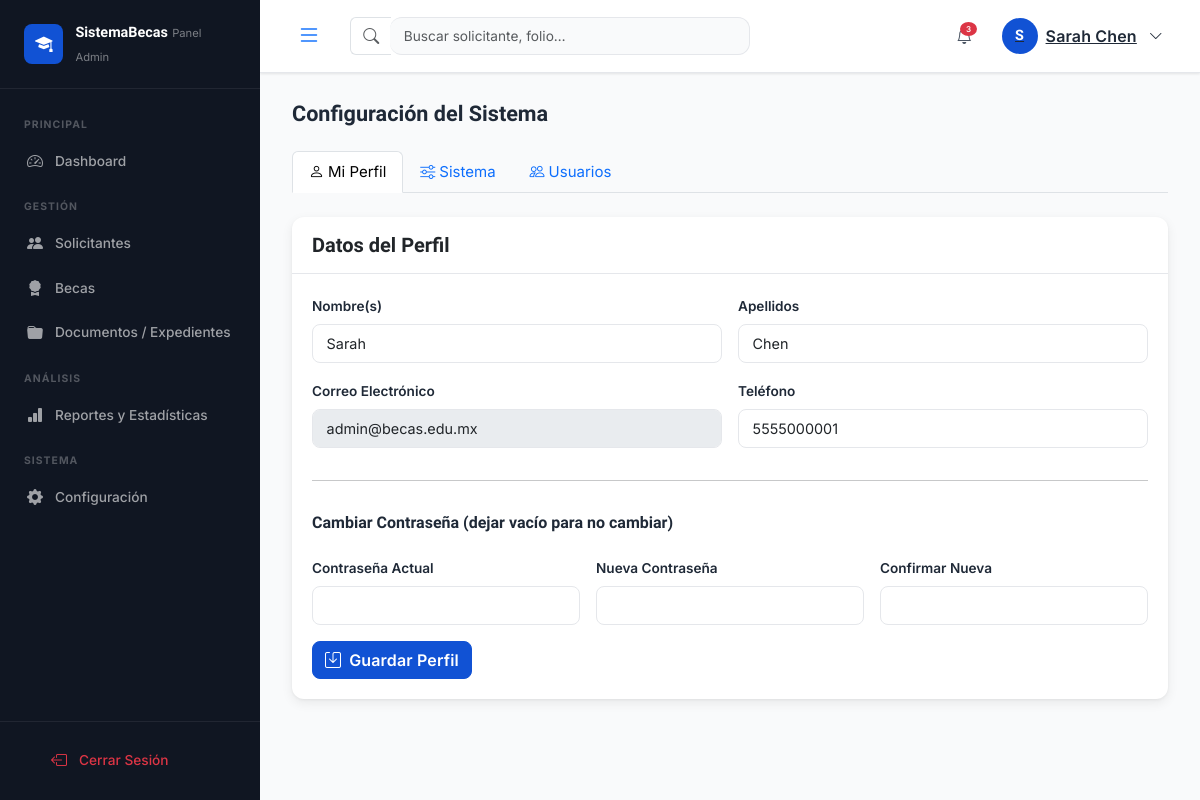
The app's page /index.php?c=admin&a=configuracion (signed in) with its own data.
### tables this page shows
CREATE TABLE IF NOT EXISTS `usuarios` (
    `id`                INT UNSIGNED    NOT NULL AUTO_INCREMENT,
    `rol_id`            TINYINT UNSIGNED NOT NULL DEFAULT 2,
    `nombre`            VARCHAR(100)    NOT NULL,
    `apellidos`         VARCHAR(100)    NOT NULL,
    `email`             VARCHAR(150)    NOT NULL,
    `password_hash`     VARCHAR(255)    NOT NULL,
    `curp`              CHAR(18)        DEFAULT NULL,
    `telefono`          VARCHAR(20)     DEFAULT NULL,
    `fecha_nacimiento`  DATE            DEFAULT NULL,
    `genero`            ENUM('M','F','Otro') DEFAULT NULL,
    `activo`            TINYINT(1)      NOT NULL DEFAULT 1,
    `ultimo_acceso`     DATETIME        DEFAULT NULL,
    `token_reset`       VARCHAR(100)    DEFAULT NULL,
    `token_expira`      DATETIME        DEFAULT NULL,
    `avatar`            VARCHAR(255)    DEFAULT NULL,
    `created_at`        DATETIME        NOT NULL DEFAULT CURRENT_TIMESTAMP,
    `updated_at`        DATETIME        NOT NULL DEFAULT CURRENT_TIMESTAMP ON UPDATE CURRENT_TIMESTAMP,
    PRIMARY KEY (`id`),
    UNIQUE KEY `uq_usuarios_email` (`email`),
    UNIQUE KEY `uq_usuarios_curp`  (`curp`),
    KEY `fk_usuarios_rol` (`rol_id`),
    CONSTRAINT `fk_usuarios_rol` FOREIGN KEY (`rol_id`) REFERENCES `roles` (`id`)
);

### controllers/Controller.php (called while the page is built, shortened)
<?php
require_once dirname(__DIR__) . '/includes/Session.php';
require_once dirname(__DIR__) . '/includes/helpers.php';
abstract class Controller
{
    protected array $data = [];
    protected function render(string $view, array $data = []): void
    {
        $data = array_merge($this->data, $data);
        extract($data, EXTR_SKIP);
        $viewFile = dirname(__DIR__) . "/views/{$view}.php";
        require $viewFile;
    }
}

### controllers/AdminController.php (called while the page is built, shortened)
<?php
require_once __DIR__ . '/Controller.php';
class AdminController extends Controller
{
    private UsuarioModel   $usuarioModel;
    public function __construct()
    {
        $this->usuarioModel   = new UsuarioModel();
    }
    public function configuracion(): void
    {
        $db     = Database::getInstance();
        $config = $db->query('SELECT * FROM configuracion_sistema ORDER BY grupo, clave')->fetchAll();
        $configMap = [];
        foreach ($config as $c) {
            $configMap[$c['clave']] = $c['valor'];
        }
        $adminId = Session::get('user_id');
        $perfil  = $this->usuarioModel->find($adminId);
        $usuarios = $db->query(
            'SELECT id, nombre, apellidos, email, rol_id, activo, ultimo_acceso FROM usuarios ORDER BY rol_id, nombre'
        )->fetchAll();
        $this->render('admin/configuracion', [
            'title'    => 'Configuración del Sistema',
            'config'   => $configMap,
            'perfil'   => $perfil,
            'usuarios' => $usuarios,
            'flash'    => Session::getFlash('success'),
            'error'    => Session::getFlash('error'),
        ]);
    }
}

### index.php (called while the page is built, shortened)
<?php
require_once __DIR__ . '/includes/Database.php';
require_once __DIR__ . '/includes/Session.php';
require_once __DIR__ . '/includes/helpers.php';
$controllerName = strtolower($_GET['c'] ?? 'auth');
$actionName     = $_GET['a'] ?? '';
$controllerRoutes = $routes[$controllerName];
$route = $controllerRoutes[$actionName] ?? $controllerRoutes[''] ?? null;
$controller      = new $controllerClass();
$isPost = $_SERVER['REQUEST_METHOD'] === 'POST';
$method = ($isPost && isset($route['post'])) ? $route['post'] : $route['method'];
$controller->$method();

### includes/Database.php (called while the page is built, shortened)
<?php
class Database
{
    private static ?Database $instance = null;
    private PDO $pdo;
    private function __construct()
    {
        $dsn = sprintf(
            'mysql:host=%s;port=%d;dbname=%s;charset=%s',
            DB_HOST, DB_PORT, DB_NAME, DB_CHARSET
        );
        $options = [
            PDO::ATTR_ERRMODE            => PDO::ERRMODE_EXCEPTION,
            PDO::ATTR_DEFAULT_FETCH_MODE => PDO::FETCH_ASSOC,
            PDO::ATTR_EMULATE_PREPARES   => false,
        ];
        try {
            $this->pdo = new PDO($dsn, DB_USER, DB_PASS, $options);
        } catch (PDOException $e) {
            error_log('DB Connection error: ' . $e->getMessage());
            die(json_encode([
                'success' => false,
                'message' => 'Error de conexión a la base de datos. Por favor contacte al administrador.'
            ]));
        }
    }
    public static function getInstance(): Database
    {
        if (self::$instance === null) {
            self::$instance = new self();
        }
        return self::$instance;
    }
    public function query(string $sql, array $params = []): PDOStatement
    {
        $stmt = $this->pdo->prepare($sql);
        $stmt->execute($params);
        return $stmt;
    }
}

### includes/Session.php (called while the page is built, shortened)
<?php
class Session
{
    public static function get(string $key, $default = null)
    {
        return $_SESSION[$key] ?? $default;
    }
}

### models/Model.php (called while the page is built, shortened)
<?php
require_once dirname(__DIR__) . '/includes/Database.php';
abstract class Model
{
    protected Database $db;
    protected string $table    = '';
    protected string $primaryKey = 'id';
    public function __construct()
    {
        $this->db = Database::getInstance();
    }
    public function find(int $id): ?array
    {
        $stmt = $this->db->query(
            "SELECT * FROM `{$this->table}` WHERE `{$this->primaryKey}` = ? LIMIT 1",
            [$id]
        );
        $row = $stmt->fetch();
        return $row ?: null;
    }
}

### includes/helpers.php (called while the page is built, shortened)
<?php
function e(string $str): string
{
    return htmlspecialchars($str, ENT_QUOTES | ENT_SUBSTITUTE, 'UTF-8');
}

### views/admin/configuracion.php (the view, shortened to what this page needs)
<?php
require_once BASE_PATH . '/includes/partials/head.php';
?>
<div class="admin-container">
    <?php require_once BASE_PATH . '/includes/partials/sidebar_admin.php'; ?>
    <div class="admin-main">
        <?php require_once BASE_PATH . '/includes/partials/topbar_admin.php'; ?>
        <div class="admin-content">
            <div class="page-header mb-4">
                <h2 class="page-title">Configuración del Sistema</h2>
            </div>
            <ul class="nav nav-tabs mb-4" id="configTabs">
                <li class="nav-item">
                    <a class="nav-link active" data-bs-toggle="tab" href="#tabPerfil">
                        <i class="bi bi-person me-1"></i>Mi Perfil
                    </a>
                </li>
                <li class="nav-item">
                    <a class="nav-link" data-bs-toggle="tab" href="#tabSistema">
                        <i class="bi bi-sliders me-1"></i>Sistema
                    </a>
                </li>
                <li class="nav-item">
                    <a class="nav-link" data-bs-toggle="tab" href="#tabUsuarios">
                        <i class="bi bi-people me-1"></i>Usuarios
                    </a>
                </li>
            </ul>
            <div class="tab-content">
                <div class="tab-pane fade show active" id="tabPerfil">
                    <div class="card card-shadow">
                        <div class="card-header"><h5 class="card-title mb-0">Datos del Perfil</h5></div>
                        <div class="card-body">
                            <form method="POST" action="<?= BASE_URL ?>/index.php?c=admin&a=guardarPerfil">
                                <div class="row g-3">
                                    <div class="col-md-6">
                                        <label class="form-label fw-semibold">Nombre(s)</label>
                                        <input type="text" name="nombre" class="form-control"
                                               value="<?= e($perfil['nombre'] ?? '') ?>" required>
                                    </div>
                                    <div class="col-md-6">
                                        <label class="form-label fw-semibold">Apellidos</label>
                                        <input type="text" name="apellidos" class="form-control"
                                               value="<?= e($perfil['apellidos'] ?? '') ?>">
                                    </div>
                                    <div class="col-md-6">
                                        <label class="form-label fw-semibold">Correo Electrónico</label>
                                        <input type="email" class="form-control" disabled
                                               value="<?= e($perfil['email'] ?? '') ?>">
                                    </div>
                                    <div class="col-md-6">
                                        <label class="form-label fw-semibold">Teléfono</label>
                                        <input type="tel" name="telefono" class="form-control"
                                               value="<?= e($perfil['telefono'] ?? '') ?>">
                                    </div>
                                    <div class="col-12"><hr></div>
                                    <div class="col-12">
                                        <h6 class="fw-semibold">Cambiar Contraseña (dejar vacío para no cambiar)</h6>
                                    </div>
                                    <div class="col-md-4">
                                        <label class="form-label">Contraseña Actual</label>
                                        <input type="password" name="password_actual" class="form-control">
                                    </div>
                                    <div class="col-md-4">
                                        <label class="form-label">Nueva Contraseña</label>
                                        <input type="password" name="password_nueva" class="form-control" minlength="8">
                                    </div>
                                    <div class="col-md-4">
                                        <label class="form-label">Confirmar Nueva</label>
                                        <input type="password" name="password_confirmar" class="form-control">
                                    </div>
                                    <div class="col-12">
                                        <button type="submit" class="btn btn-primary">
                                            <i class="bi bi-save me-2"></i>Guardar Perfil
                                        </button>
                                    </div>
                                </div>
                            </form>
                        </div>
                    </div>
                </div>
            </div>
        </div>
    </div>
</div>
<?php require_once BASE_PATH . '/includes/partials/footer_scripts.php'; ?>

### assets/css/style.css (style rules this page uses)
:root { --primary: #1152d4; --primary-dark: #0d3b9e; --primary-light: #e8efff; --accent: #d9531e; --accent-dark: #b84418; --accent-light: #fff3ec; --text-dark: #1f2937; --text-muted: #4b5563; --text-subtle: #94a3b8; --border: #e5e7eb; --bg: #f9fafb; --bg-card: #ffffff; --sidebar-bg: #101622; --sidebar-w: 260px; --shadow-sm: 0 1px 3px rgba(0,0,0,.06), 0 1px 2px rgba(0,0,0,.04); --shadow: 0 4px 12px rgba(0,0,0,.07), 0 1px 3px rgba(0,0,0,.05); --shadow-lg: 0 10px 30px rgba(0,0,0,.10), 0 2px 8px rgba(0,0,0,.06); --radius-sm: 6px; --radius: 8px; --radius-lg: 12px; --radius-xl: 16px; --font-heading: 'Lexend', sans-serif; --font-body: 'Inter', 'Lexend', sans-serif; }
*, *::before, *::after { box-sizing: border-box; }
body { font-family: var(--font-body); font-size: .9375rem; color: var(--text-dark); background: var(--bg); line-height: 1.6; -webkit-font-smoothing: antialiased; }
h1, h2, h3, h4, h5, h6, .h1, .h2, .h3, .h4, .h5, .h6, .font-heading { font-family: var(--font-heading); font-weight: 700; color: var(--text-dark); }
a { text-decoration: none; }
.btn { font-family: var(--font-body); font-weight: 600; letter-spacing: .01em; transition: all .18s ease; }
.btn-primary { background: var(--primary); border-color: var(--primary); border-radius: var(--radius) !important; }
.card { border: 1px solid var(--border); border-radius: var(--radius-lg) !important; box-shadow: var(--shadow-sm); background: var(--bg-card); }
.card-shadow { border: none; border-radius: var(--radius-lg) !important; box-shadow: var(--shadow); background: var(--bg-card); }
.card-header { background: transparent; border-bottom: 1px solid var(--border); padding: 1rem 1.25rem; border-radius: var(--radius-lg) var(--radius-lg) 0 0 !important; font-family: var(--font-heading); font-weight: 600; }
.card-body { padding: 1.25rem; }
.form-control, .form-select { border: 1px solid var(--border); border-radius: var(--radius) !important; font-family: var(--font-body); font-size: .9rem; padding: .5rem .85rem; transition: border-color .18s, box-shadow .18s; }
.form-label { font-family: var(--font-body); font-weight: 600; font-size: .85rem; color: var(--text-dark); margin-bottom: .35rem; }
.admin-layout { background: var(--bg); }
.admin-container { display: flex; min-height: 100vh; }
.admin-main { flex: 1; margin-left: var(--sidebar-w); display: flex; flex-direction: column; min-width: 0; transition: margin-left .3s; }
.admin-content { padding: 1.75rem 2rem; flex: 1; }
.page-title { font-family: var(--font-heading); font-size: 1.35rem; font-weight: 700; margin: 0; }

### records on screen
usuarios: nombre "Sarah", apellidos "Chen", email "admin@becas.edu.mx", telefono "5555000001"

### other values on screen
$initials "S"
Session::get('user_name', 'Admin') "Sarah Chen"
